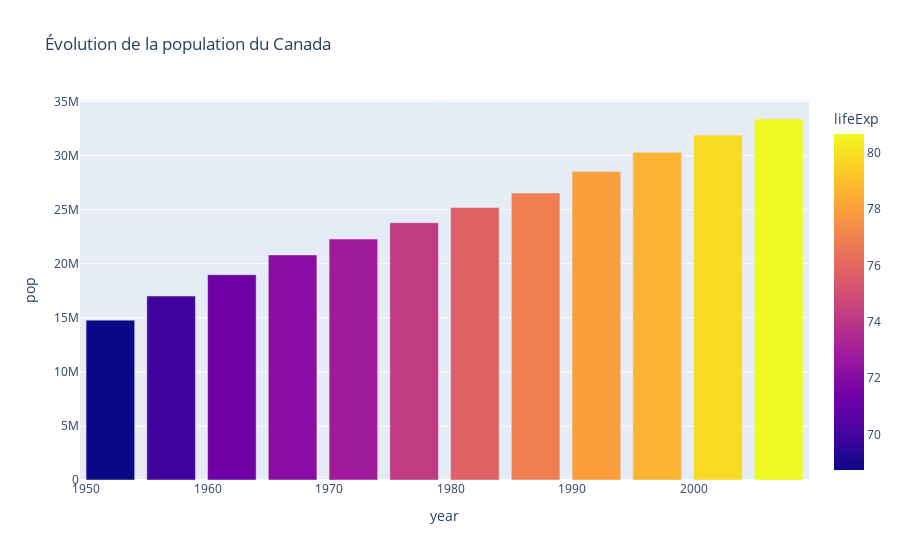

This figure's notebook cell:
### Code cell
fig = px.bar(data_canada, 
             x='year', y='pop', 
             hover_data=['lifeExp', 'gdpPercap'], # deux arguments supplémentaires en sélectionnant une barre du graphique
             color='lifeExp', # coloriage par l'espérance de vie
             title="Évolution de la population du Canada")
fig

### Figure 1 — Plotly figure (JSON) as saved in the notebook; plotly's stock layout.template omitted (floating-point values rounded to 4 significant figures)
{"data": [{"alignmentgroup": "True", "customdata": [[68.75, 11370.0], [69.96, 12490.0], [71.3, 13460.0], [72.13, 16080.0], [72.88, 18970.0], [74.21, 22090.0], [75.76, 22900.0], [76.86, 26630.0], [77.95, 26340.0], [78.61, 28950.0], [79.77, 33330.0], [80.65, 36320.0]], "hovertemplate": "year=%{x}<br>pop=%{y}<br>lifeExp=%{marker.color}<br>gdpPercap=%{customdata[1]}<extra></extra>", "legendgroup": "", "marker": {"color": [68.75, 69.96, 71.3, 72.13, 72.88, 74.21, 75.76, 76.86, 77.95, 78.61, 79.77, 80.65], "coloraxis": "coloraxis", "pattern": {"shape": ""}}, "name": "", "offsetgroup": "", "orientation": "v", "showlegend": false, "textposition": "auto", "type": "bar", "x": [1952, 1957, 1962, 1967, 1972, 1977, 1982, 1987, 1992, 1997, 2002, 2007], "xaxis": "x", "y": [14785584, 17010154, 18985849, 20819767, 22284500, 23796400, 25201900, 26549700, 28523502, 30305843, 31902268, 33390141], "yaxis": "y"}], "layout": {"barmode": "relative", "coloraxis": {"colorbar": {"title": {"text": "lifeExp"}}, "colorscale": [[0, "#0d0887"], [0.1111, "#46039f"], [0.2222, "#7201a8"], [0.3333, "#9c179e"], [0.4444, "#bd3786"], [0.5556, "#d8576b"], [0.6667, "#ed7953"], [0.7778, "#fb9f3a"], [0.8889, "#fdca26"], [1, "#f0f921"]]}, "legend": {"tracegroupgap": 0}, "title": {"text": "Évolution de la population du Canada"}, "xaxis": {"anchor": "y", "domain": [0, 1], "title": {"text": "year"}}, "yaxis": {"anchor": "x", "domain": [0, 1], "title": {"text": "pop"}}}}
